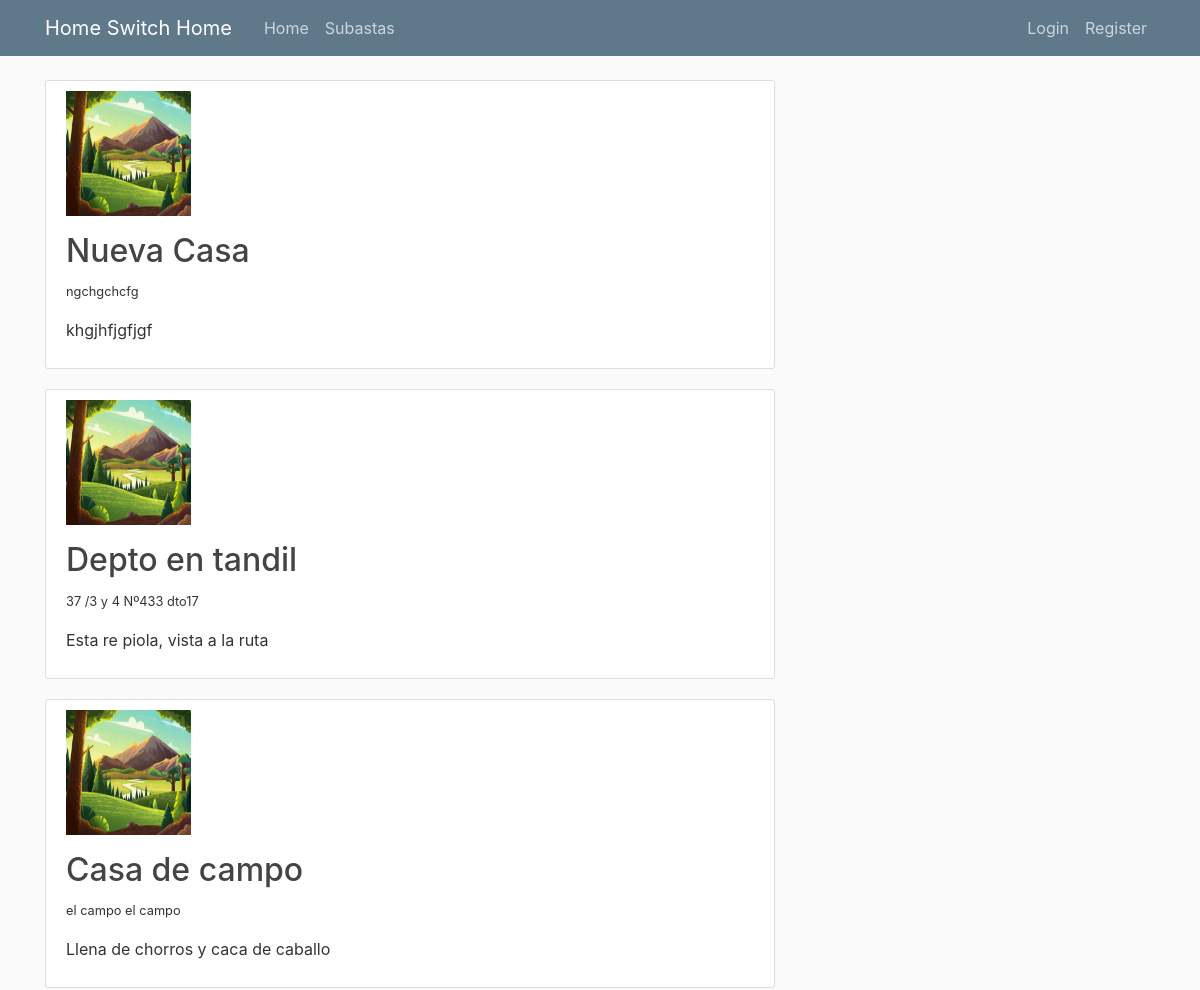
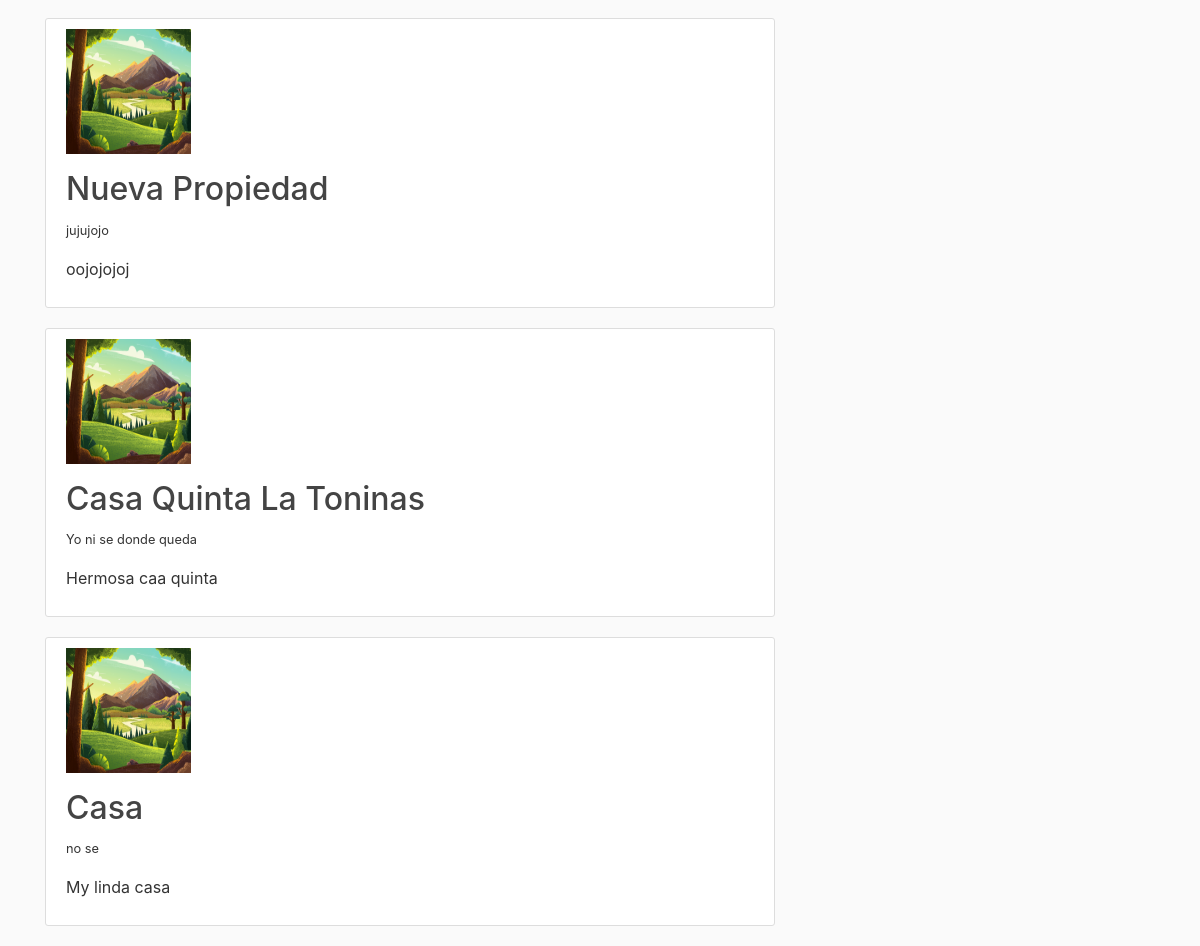
The app's page /, older data (2 pictures, top to bottom).
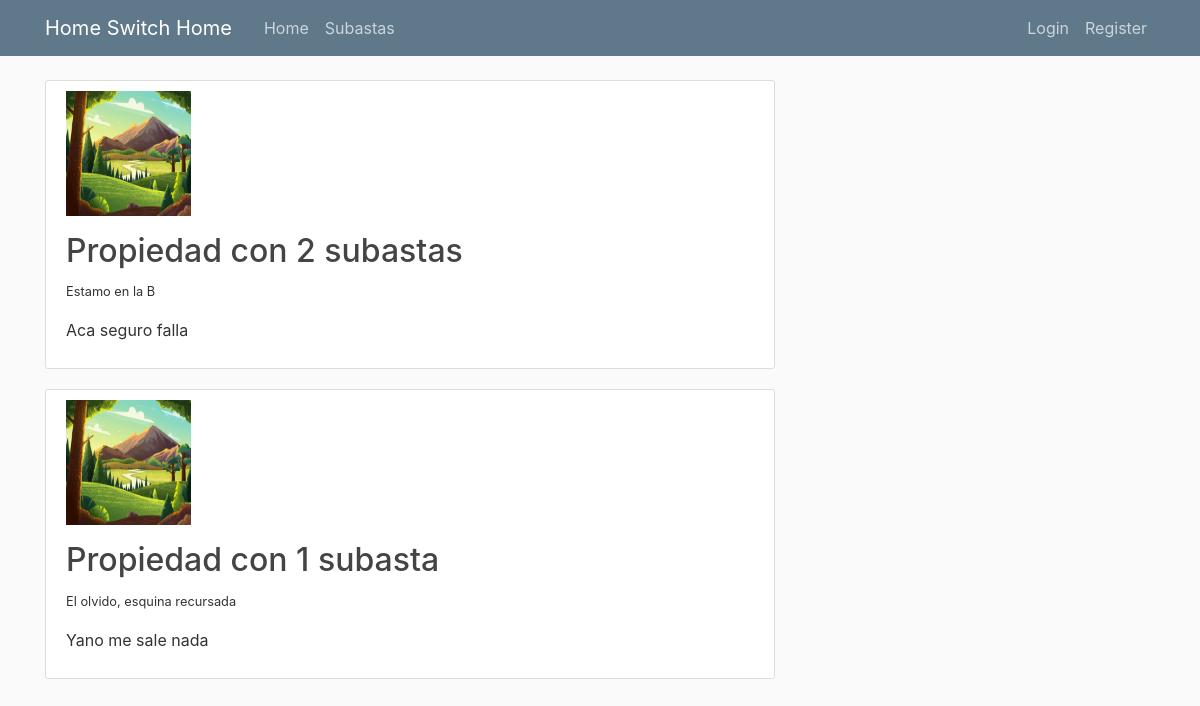
The same page, newer data.
### app/models.py (models this page shows, shortened)
class PropiedadLiviana (models.Model):
    titulo = models.CharField(max_length=30, default='Nueva Propiedad')
    descripcion = models.CharField(max_length=200)
    tipo = models.ForeignKey(TipoPropiedad, on_delete=models.PROTECT)
    direccion = models.CharField(max_length=200)
    imagen = models.ImageField(default='default.jpg', upload_to='property_image')
    class Meta:
        verbose_name = 'propiedad'

### app/views.py (the view)
# urls.py: path('', views.home, name='app-home'),
def home(request):
    context = {
        'posts': PropiedadLiviana.objects.all().order_by('pk').reverse()
    }
    return render(request, 'app/propiedades_base.html', context)

### app/templates/app/propiedades_base.html
{% extends "app/base.html" %}
{% block content %}
{% for post in posts %}
<article class="media content-section">
	<div class="media-body">
		<img class="account-img" src="{{ post.imagen.url }}">
		<h2><a class="article-title" >{{ post.titulo }}</a></h2>
		<p><small>{{ post.direccion }}</small></p>
		<p class="article-content">{{ post.descripcion }}</p>
	</div>
</article>
{% endfor %}
{% endblock content %}

### app/templates/app/base.html (shortened to what this page needs)
{% load static %}
<!DOCTYPE html>
<html lang="en">
	<head>
		<link rel="stylesheet" href="https://stackpath.bootstrapcdn.com/bootstrap/4.3.1/css/bootstrap.min.css">
		<link rel="stylesheet" type="text/css" href="{% static 'app/main.css' %}">
	</head>
	<body>
		<header class="site-header">
			<nav class="navbar navbar-expand-md navbar-dark bg-steel fixed-top">
				<div class="container">
					<a class="navbar-brand mr-4" href="{% url 'app-home' %}">Home Switch Home</a>
					<div class="collapse navbar-collapse" id="navbarToggle">
						<div class="navbar-nav mr-auto">
							<a class="nav-item nav-link" href="{% url 'app-home' %}">Home</a>
							<a class="nav-item nav-link" href="{% url 'app-about' %}">Subastas</a>
						</div>
						<div class="navbar-nav">
							{% if user.is_authenticated %}
								<a class="nav-item nav-link" href="{% url 'profile' %}">Profile</a>
								<a class="nav-item nav-link" href="{% url 'logout' %}">Logout</a>
							{% else %}
								<a class="nav-item nav-link" href="{% url 'login' %}">Login</a>
								<a class="nav-item nav-link" href="{% url 'register' %}">Register</a>
							{% endif %}
						</div>
					</div>
				</div>
			</nav>
		</header>
		<main role="main" class="container">
			<div class="row">
				<div class="col-md-8">
					{% block content %}{% endblock %}
				</div>
			</div>
		</main>
	</body>
</html>

### app/static/app/main.css (style rules this page uses)
body { background: #fafafa; color: #333333; margin-top: 5rem; }
h1, h2, h3, h4, h5, h6 { color: #444444; }
.bg-steel { background-color: #5f788a; }
.site-header .navbar-nav .nav-link { color: #cbd5db; }
.content-section { background: #ffffff; padding: 10px 20px; border: 1px solid #dddddd; border-radius: 3px; margin-bottom: 20px; }
.article-title { color: #444444; }
.article-content { white-space: pre-line; }
.account-img { height: 125px; width: 125px; margin-right: 20px; margin-bottom: 16px; }

Row changes from the older to the newer data that the page shows:
removed PropiedadLiviana: imagen (placeholder picture), titulo "Nueva Casa", direccion "ngchgchcfg", descripcion "khgjhfjgfjgf"
removed PropiedadLiviana: imagen (placeholder picture), titulo "Depto en tandil", direccion "37 /3 y 4 Nº433 dto17", descripcion "Esta re piola, vista a la ruta"
removed PropiedadLiviana: imagen (placeholder picture), titulo "Casa de campo", direccion "el campo el campo", descripcion "Llena de chorros y caca de caballo"
removed PropiedadLiviana: imagen (placeholder picture), titulo "Nueva Propiedad", direccion "jujujojo", descripcion "oojojojoj"
removed PropiedadLiviana: imagen (placeholder picture), titulo "Casa Quinta La Toninas", direccion "Yo ni se donde queda", descripcion "Hermosa caa quinta"
removed PropiedadLiviana: imagen (placeholder picture), titulo "Casa", direccion "no se", descripcion "My linda casa"
added PropiedadLiviana: imagen (placeholder picture), titulo "Propiedad con 2 subastas", direccion "Estamo en la B", descripcion "Aca seguro falla"
added PropiedadLiviana: imagen (placeholder picture), titulo "Propiedad con 1 subasta", direccion "El olvido, esquina recursada", descripcion "Yano me sale nada"
